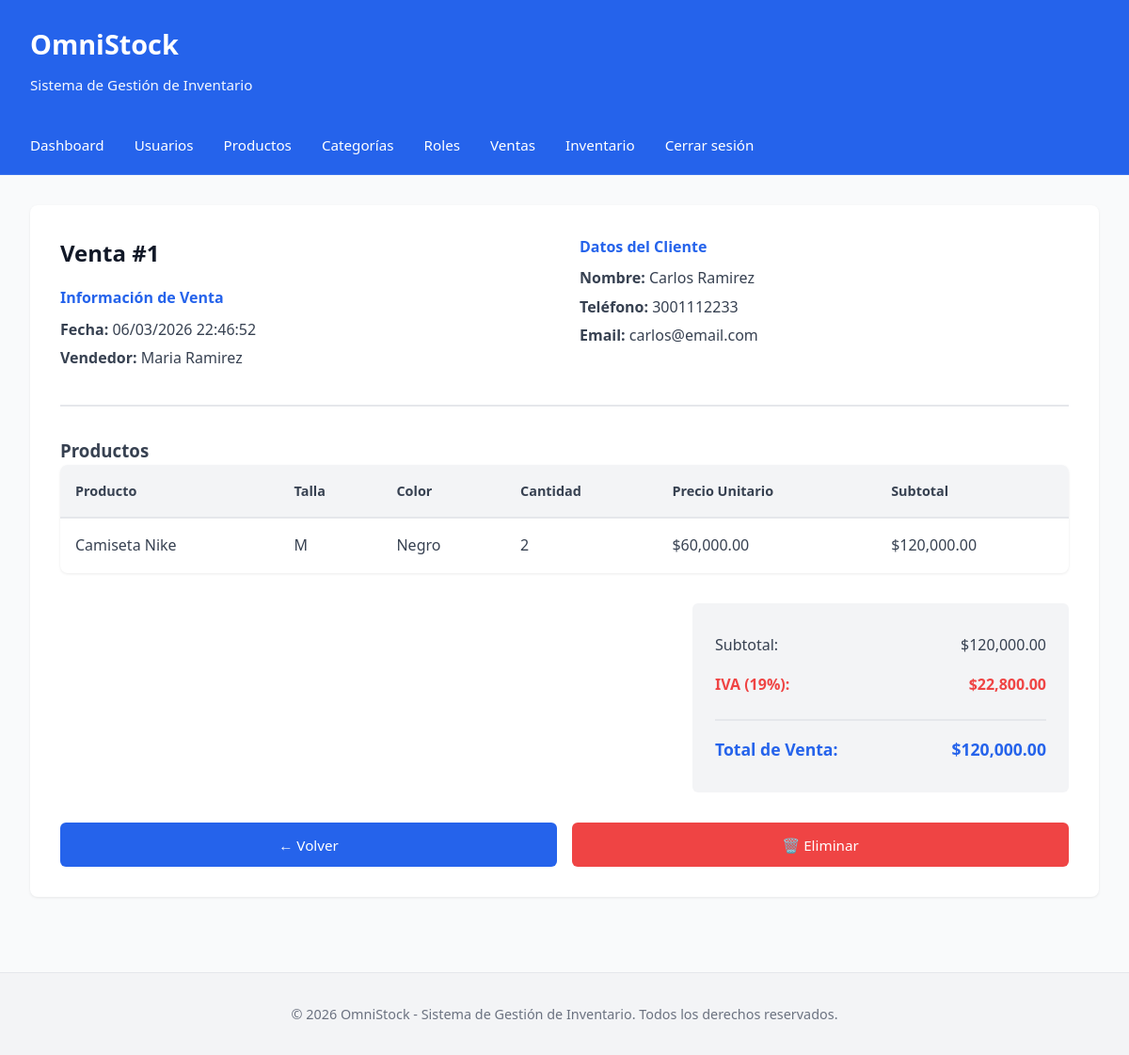
Page /ventas/detalle.php?id=1 (signed in) on the committed database.
### tables this page shows
CREATE TABLE ventas(
id_venta INT AUTO_INCREMENT PRIMARY KEY,
fecha TIMESTAMP DEFAULT CURRENT_TIMESTAMP,
cliente INT,
usuario INT,
total DECIMAL(10,2),
FOREIGN KEY (cliente) REFERENCES clientes(id_cliente),
FOREIGN KEY (usuario) REFERENCES usuarios(id_usuario)
);

CREATE TABLE usuarios(
id_usuario INT AUTO_INCREMENT PRIMARY KEY,
nom_usuario VARCHAR(50),
apell_usuario VARCHAR(50),
tipo_documento INT,
N_documento VARCHAR(20),
telefono VARCHAR(20),
correo_usuario VARCHAR(100),
password_usuario VARCHAR(255),
rol INT,
FOREIGN KEY (tipo_documento) REFERENCES tip_documento(id_tip_documento),
FOREIGN KEY (rol) REFERENCES rol(id_rol)
);

CREATE TABLE clientes(
id_cliente INT AUTO_INCREMENT PRIMARY KEY,
nombre VARCHAR(100),
telefono VARCHAR(20),
correo VARCHAR(100)
);

CREATE TABLE detalle_venta(
id_detalle INT AUTO_INCREMENT PRIMARY KEY,
venta INT,
inventario INT,
cantidad INT,
precio DECIMAL(10,2),
subtotal DECIMAL(10,2),
FOREIGN KEY (venta) REFERENCES ventas(id_venta),
FOREIGN KEY (inventario) REFERENCES inventario(id_inventario)
);

CREATE TABLE productos(
id_producto INT AUTO_INCREMENT PRIMARY KEY,
nom_producto VARCHAR(100),
descripcion VARCHAR(255),
precio_compra DECIMAL(10,2),
precio_venta DECIMAL(10,2),
categoria INT,
estado TINYINT DEFAULT 1,
FOREIGN KEY (categoria) REFERENCES categoria(id_categoria)
);

CREATE TABLE tallas(
id_talla INT AUTO_INCREMENT PRIMARY KEY,
nombre_talla VARCHAR(10)
);

CREATE TABLE colores(
id_color INT AUTO_INCREMENT PRIMARY KEY,
nombre_color VARCHAR(30)
);

### ventas/detalle.php (the view, shortened to what this page needs)
<?php
include("../config/conexion.php");
$id_venta = intval($_GET['id']);
include("../includes/header.php");
$sql = "SELECT v.id_venta, v.fecha, c.nombre, c.correo, c.telefono,
u.nom_usuario, u.apell_usuario, v.total
FROM ventas v
LEFT JOIN clientes c ON v.cliente = c.id_cliente
LEFT JOIN usuarios u ON v.usuario = u.id_usuario
WHERE v.id_venta = $id_venta";
$result = $conn->query($sql);
$venta = $result->fetch_assoc();
$sql_detalles = "SELECT dv.id_detalle, p.nom_producto, t.nombre_talla, c.nombre_color, dv.cantidad, dv.precio, dv.subtotal
FROM detalle_venta dv
JOIN inventario i ON dv.inventario = i.id_inventario
JOIN productos p ON i.producto = p.id_producto
LEFT JOIN tallas t ON i.talla = t.id_talla
LEFT JOIN colores c ON i.color = c.id_color
WHERE dv.venta = $id_venta
ORDER BY dv.id_detalle ASC";
$result_detalles = $conn->query($sql_detalles);
$subtotal = 0;
$iva = 0;
if($result_detalles->num_rows > 0){
    $result_detalles->data_seek(0);
    while($row = $result_detalles->fetch_assoc()){
        $subtotal += $row['subtotal'];
    }
    $iva = $subtotal * 0.19;
}
?>
<div class="venta-detalle">
    <div class="encabezado">
        <div>
            <h2 style="margin: 0 0 1rem 0; color: #111827;">Venta #<?php echo $venta['id_venta']; ?></h2>
            <div class="bloque-info">
                <h4>Información de Venta</h4>
                <p><strong>Fecha:</strong> <?php echo date('d/m/Y H:i:s', strtotime($venta['fecha'])); ?></p>
                <p><strong>Vendedor:</strong> <?php echo htmlspecialchars($venta['nom_usuario'] . ' ' . ($venta['apell_usuario'] ?? '')); ?></p>
            </div>
        </div>
        <div>
            <div class="bloque-info">
                <h4>Datos del Cliente</h4>
                <p><strong>Nombre:</strong> <?php echo htmlspecialchars($venta['nombre'] ?? 'No registrado'); ?></p>
                <p><strong>Teléfono:</strong> <?php echo htmlspecialchars($venta['telefono'] ?? '-'); ?></p>
                <p><strong>Email:</strong> <?php echo htmlspecialchars($venta['correo'] ?? '-'); ?></p>
            </div>
        </div>
    </div>
    <h3 style="margin-top: 2rem;">Productos</h3>
    <table>
        <thead>
            <tr>
                <th>Producto</th>
                <th>Talla</th>
                <th>Color</th>
                <th>Cantidad</th>
                <th>Precio Unitario</th>
                <th>Subtotal</th>
            </tr>
        </thead>
        <tbody>
            <?php
            $result_detalles->data_seek(0);
            while($row = $result_detalles->fetch_assoc()):
            ?>
            <tr>
                <td><?php echo htmlspecialchars($row['nom_producto']); ?></td>
                <td><?php echo htmlspecialchars($row['nombre_talla'] ?? 'S/T'); ?></td>
                <td><?php echo htmlspecialchars($row['nombre_color'] ?? 'S/C'); ?></td>
                <td><?php echo $row['cantidad']; ?></td>
                <td>$<?php echo number_format($row['precio'], 2); ?></td>
                <td>$<?php echo number_format($row['subtotal'], 2); ?></td>
            </tr>
            <?php endwhile; ?>
        </tbody>
    </table>
    <div class="resumen">
        <div class="resumen-fila">
            <span>Subtotal:</span>
            <span>$<?php echo number_format($subtotal, 2); ?></span>
        </div>
        <div class="resumen-fila iva">
            <span>IVA (19%):</span>
            <span>$<?php echo number_format($iva, 2); ?></span>
        </div>
        <div class="resumen-fila total">
            <span>Total de Venta:</span>
            <span>$<?php echo number_format($venta['total'], 2); ?></span>
        </div>
    </div>
    <div style="display: flex; gap: 1rem; margin-top: 2rem;">
        <a href="index.php" class="btn" style="flex: 1; text-align: center; text-decoration: none;">← Volver</a>
        <a href="eliminar.php?id=<?php echo $venta['id_venta']; ?>" class="btn" style="flex: 1; text-align: center; text-decoration: none; background-color: #ef4444;" onclick="return confirm('¿Está seguro de eliminar esta venta?')">🗑️ Eliminar</a>
    </div>
</div>
<?php include("../includes/footer.php"); ?>

### css/estilos.css (style rules this page uses)
* { margin: 0; padding: 0; box-sizing: border-box; }
body { font-family: 'Segoe UI', Tahoma, Geneva, Verdana, sans-serif; background-color: #f9fafb; color: #374151; line-height: 1.6; }
button, .btn, input[type="button"], input[type="submit"] { background-color: #2563eb; color: white; border: none; padding: 0.7rem 1.5rem; border-radius: 6px; cursor: pointer; font-size: 0.95rem; font-weight: 500; transition: all 0.2s; }
table { width: 100%; border-collapse: collapse; background-color: white; border-radius: 8px; overflow: hidden; box-shadow: 0 1px 3px rgba(0, 0, 0, 0.08); }
thead { background-color: #f3f4f6; border-bottom: 2px solid #e5e7eb; }
th { padding: 1rem; text-align: left; font-weight: 600; color: #374151; font-size: 0.9rem; }
td { padding: 1rem; border-bottom: 1px solid #e5e7eb; }
tbody tr:last-child td { border-bottom: none; }

### ventas/detalle.php (style rules this page uses)
.venta-detalle { background: white; padding: 2rem; border-radius: 8px; box-shadow: 0 1px 3px rgba(0, 0, 0, 0.08); }
.encabezado { display: grid; grid-template-columns: 1fr 1fr; gap: 2rem; margin-bottom: 2rem; border-bottom: 2px solid #e5e7eb; padding-bottom: 2rem; }
.bloque-info h4 { color: #2563eb; font-weight: 600; margin-bottom: 0.5rem; }
.bloque-info p { margin: 0.3rem 0; color: #374151; }
.resumen { background: #f3f4f6; padding: 1.5rem; border-radius: 6px; margin: 2rem 0; max-width: 400px; margin-left: auto; }
.resumen-fila { display: flex; justify-content: space-between; padding: 0.5rem 0; }
.resumen-fila.total { border-top: 2px solid #e5e7eb; padding-top: 1rem; margin-top: 1rem; font-weight: 600; font-size: 1.1rem; color: #2563eb; }
.resumen-fila.iva { color: #ef4444; font-weight: 600; }

### rows in the picture
ventas: id_venta "1", fecha "06/03/2026 22:46:52", usuario.apell_usuario "Maria Ramirez", cliente.nombre "Carlos Ramirez", cliente.telefono "3001112233", cliente.correo "carlos@email.com", total "120,000.00"
detalle_venta: productos.nom_producto "Camiseta Nike", tallas.nombre_talla "M", colores.nombre_color "Negro", cantidad "2", precio "60,000.00", subtotal "120,000.00"

### other values in the picture
$subtotal "120,000.00"
$iva "22,800.00"
